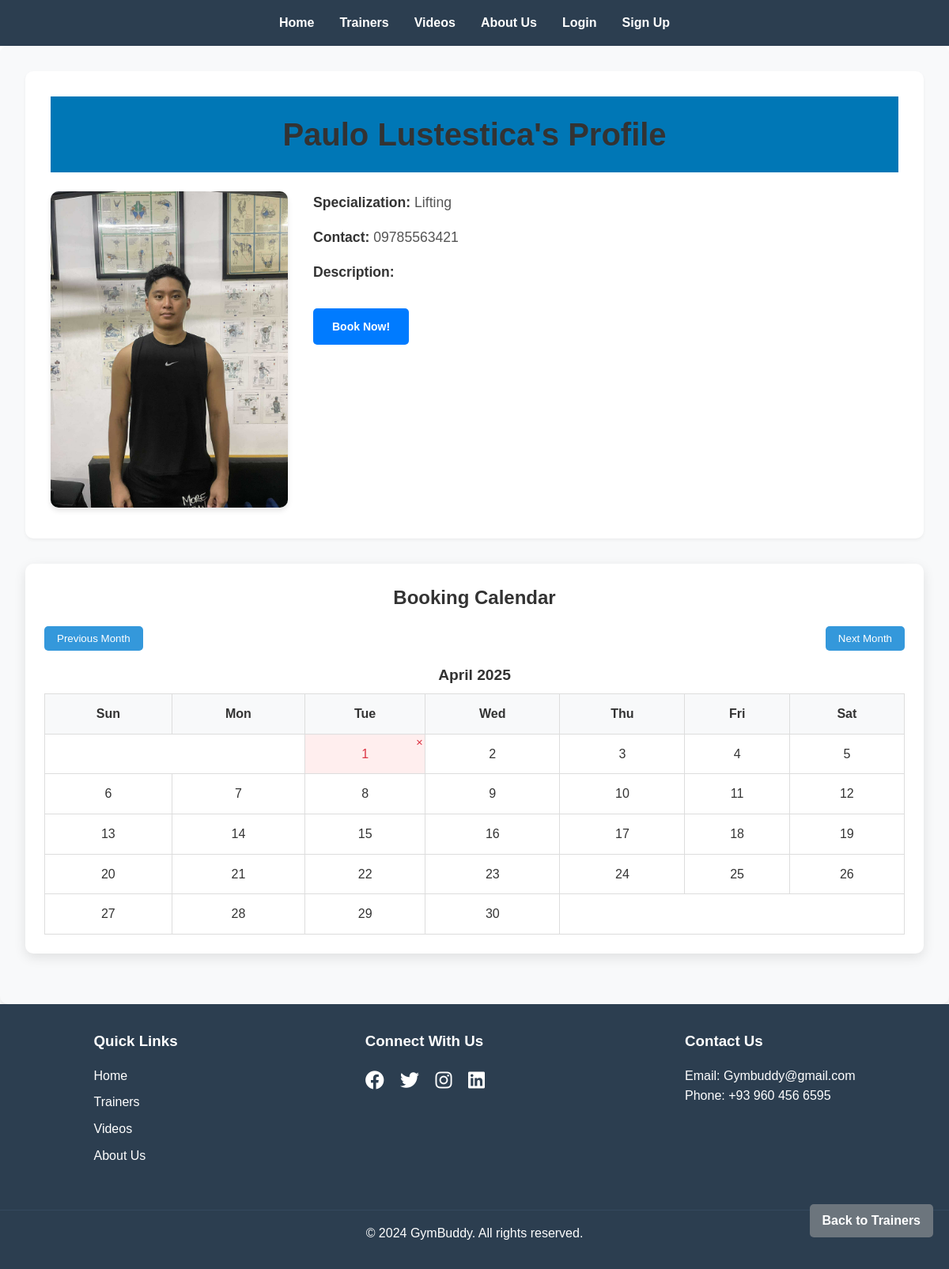
Page /trainer_profile.php?trainer_id=14 on the committed database.
### tables this page shows
CREATE TABLE `trainers` (
  `id` int(11) NOT NULL,
  `name` varchar(100) NOT NULL,
  `description` text DEFAULT NULL,
  `contact` varchar(50) DEFAULT NULL,
  `image_url` varchar(255) DEFAULT NULL,
  `specialization` varchar(255) DEFAULT NULL
);

### trainer_profile.php (the view, shortened to what this page needs)
<?php
include 'php/config.php';
$trainer_id = $_GET['trainer_id'];
$sql = "SELECT * FROM trainers WHERE id = ?";
$stmt = $pdo->prepare($sql);
$stmt->execute([$trainer_id]);
$trainer = $stmt->fetch();
?>
<!DOCTYPE html>
<html lang="en">
<head>
    <link rel="stylesheet" href="css/style.css">
    <link rel="stylesheet" href="css/trainer_profile.css">
    <link rel="stylesheet" href="https://cdnjs.cloudflare.com/ajax/libs/font-awesome/6.1.1/css/all.min.css">
    <link rel="stylesheet" href="css/calendar.css">
</head>
<body>
    <header>
        <nav>
            <ul>
                <li><a href="index.php">Home</a></li>
                <li><a href="trainers.php">Trainers</a></li>
                <li><a href="videos.php">Videos</a></li>
                <li><a href="about.php">About Us</a></li>
                <?php if(isset($_SESSION['user_id'])): ?>
                    <?php if(isset($_SESSION['user_role']) && $_SESSION['user_role'] === 'admin'): ?>
                        <li><a href="php/admin_dashboard.php">Admin Dashboard</a></li>
                    <?php elseif(isset($_SESSION['user_role']) && $_SESSION['user_role'] === 'trainer'): ?>
                        <li><a href="php/trainer_dashboard.php">Trainer Dashboard</a></li>
                    <?php elseif(isset($_SESSION['user_role']) && $_SESSION['user_role'] === 'user'): ?>
                        <li><a href="php/user_dashboard.php">My Bookings</a></li>
                    <?php endif; ?>
                    <li><a href="php/logout.php">Logout</a></li>
                <?php else: ?>
                    <li><a href="php/login.php">Login</a></li>
                    <li><a href="php/signup.php">Sign Up</a></li>
                <?php endif; ?>
            </ul>
        </nav>
    </header>
    <main class="trainer-profile-page">
        <div class="trainer-profile">
            <h1 class="heading"><?php echo htmlspecialchars($trainer['name']); ?>'s Profile</h1>
            <div class="trainer-info">
                <div class="trainer-image">
                    <img src="uploads/<?php echo htmlspecialchars($trainer['image_url']); ?>" alt="<?php echo htmlspecialchars($trainer['name']); ?>">
                </div>
                <div class="trainer-details">
                    <p><strong>Specialization:</strong> <?php echo htmlspecialchars($trainer['specialization']); ?></p>
                    <p><strong>Contact:</strong> <?php echo htmlspecialchars($trainer['contact']); ?></p>
                    <p><strong>Description:</strong> <?php echo htmlspecialchars($trainer['description']); ?></p>
                    <a href="booking.php?trainer_id=<?php echo $trainer['id']; ?>" class="btn book-now">Book Now!</a>
                </div>
            </div>
        </div>
        <?php
        $sql = "SELECT date FROM bookings WHERE trainer_id = ? AND status = 'confirmed'";
        $stmt = $pdo->prepare($sql);
        $stmt->execute([$trainer_id]);
        $confirmed_dates = $stmt->fetchAll(PDO::FETCH_COLUMN);
        function generateCalendar($year, $month, $confirmed_dates) {
            $calendar = "";
            $daysOfWeek = array('Sun', 'Mon', 'Tue', 'Wed', 'Thu', 'Fri', 'Sat');
            $firstDayOfMonth = mktime(0,0,0,$month,1,$year);
            $numberDays = date('t', $firstDayOfMonth);
            $dateComponents = getdate($firstDayOfMonth);
            $monthName = $dateComponents['month'];
            $dayOfWeek = $dateComponents['wday'];
            $calendar .= "<table class='calendar'>";
            $calendar .= "<caption>$monthName $year</caption>";
            $calendar .= "<tr>";
            foreach($daysOfWeek as $day) {
                $calendar .= "<th class='header'>$day</th>";
            }
            $calendar .= "</tr><tr>";
            $currentDay = 1;
            if ($dayOfWeek > 0) {
                $calendar .= "<td colspan='$dayOfWeek'>&nbsp;</td>";
            }
            $month = str_pad($month, 2, "0", STR_PAD_LEFT);
            while ($currentDay <= $numberDays) {
                if ($dayOfWeek == 7) {
                    $dayOfWeek = 0;
                    $calendar .= "</tr><tr>";
                }
                $currentDayRel = str_pad($currentDay, 2, "0", STR_PAD_LEFT);
                $date = "$year-$month-$currentDayRel";
                if (in_array($date, $confirmed_dates)) {
                    $calendar .= "<td class='day confirmed' data-date='$date'>$currentDay</td>";
                } else {
                    $calendar .= "<td class='day'>$currentDay</td>";
                }
                $currentDay++;
                $dayOfWeek++;
            }
            if ($dayOfWeek != 7) {
                $remainingDays = 7 - $dayOfWeek;
                $calendar .= "<td colspan='$remainingDays'>&nbsp;</td>";
            }
            $calendar .= "</tr>";
            $calendar .= "</table>";
            return $calendar;
        }
        ?>
        <div class="calendar-section">
            <h2>Booking Calendar</h2>
            <div class="calendar-controls">
                <button id="prevMonth">Previous Month</button>
                <button id="nextMonth">Next Month</button>
            </div>
            <div id="calendar">
                <?php
                $current_year = date('Y');
                $current_month = date('m');
                echo generateCalendar($current_year, $current_month, $confirmed_dates);
                ?>
            </div>
        </div>
    </main>
    <footer>
        <div class="footer-content">
            <div class="footer-section">
                <h3>Quick Links</h3>
                <ul>
                    <li><a href="index.php">Home</a></li>
                    <li><a href="trainers.php">Trainers</a></li>
                    <li><a href="videos.php">Videos</a></li>
                    <li><a href="about.php">About Us</a></li>
                </ul>
            </div>
            <div class="footer-section">
                <h3>Connect With Us</h3>
                <div class="social-icons">
                    <a href="#"><i class="fab fa-facebook"></i></a>
                    <a href="#"><i class="fab fa-twitter"></i></a>
                    <a href="#"><i class="fab fa-instagram"></i></a>
                    <a href="#"><i class="fab fa-linkedin"></i></a>
                </div>
            </div>
            <div class="footer-section">
                <h3>Contact Us</h3>
                <p>Email: Gymbuddy@gmail.com</p>
                <p>Phone: +93 960 456 6595</p>
            </div>
        </div>
        <div class="footer-bottom">
            <p>&copy; 2024 GymBuddy. All rights reserved.</p>
        </div>
    </footer>
    <a href="trainers.php" class="back-to-home">Back to Trainers</a>
</body>
</html>

### css/style.css (style rules this page uses)
* { margin: 0; padding: 0; box-sizing: border-box; }
body { font-family: Arial, sans-serif; line-height: 1.6; color: #333; }
header { background-color: #2c3e50; color: #fff; padding: 1rem 0; }
nav ul { list-style-type: none; display: flex; justify-content: center; }
nav ul li { margin: 0 1rem; }
nav ul li a { color: #fff; text-decoration: none; font-weight: bold; }
.heading { text-align: center; font-size: 3rem; color:white; padding:1rem; background: #0077b6; }
footer { background-color: #2c3e50; color: #fff; padding: 2rem 0; }
.footer-content { display: flex; justify-content: space-around; flex-wrap: wrap; }
.footer-section { margin-bottom: 1rem; }
.footer-section h3 { margin-bottom: 1rem; }
.footer-section ul { list-style-type: none; }
.footer-section ul li { margin-bottom: 0.5rem; }
.footer-section ul li a { color: #fff; text-decoration: none; }
.social-icons a { color: #fff; font-size: 1.5rem; margin-right: 1rem; }
.footer-bottom { text-align: center; margin-top: 2rem; padding-top: 1rem; border-top: 1px solid #34495e; }
.back-to-home { position: fixed; bottom: 20px; right: 20px; background-color: #3498db; color: #fff; padding: 10px 15px; text-decoration: none; border-radius: 5px; font-weight: bold; }
.book-now { display: inline-block; background-color: #3498db; color: #fff; padding: 0.5rem 1rem; text-decoration: none; border-radius: 5px; margin: 1rem 0; transition: background-color 0.3s ease; }
.btn { display: inline-block; padding: 0.3rem 0.8rem; border: none; border-radius: 3px; cursor: pointer; font-size: 14px; text-decoration: none; transition: background-color 0.3s; }
.back-to-home { display: block; text-align: center; margin: 20px auto; color: #ffffff; text-decoration: none; }

### css/trainer_profile.css (style rules this page uses)
.trainer-profile-page { max-width: 1200px; margin: 0 auto; padding: 2rem; background-color: #f8f9fa; border-radius: 10px; box-shadow: 0 4px 6px rgba(0, 0, 0, 0.1); }
.trainer-profile { background-color: #ffffff; border-radius: 10px; padding: 2rem; margin-bottom: 2rem; box-shadow: 0 2px 4px rgba(0, 0, 0, 0.05); }
.heading { font-size: 2.5rem; color: #333; margin-bottom: 1.5rem; text-align: center; }
.trainer-info { display: flex; flex-wrap: wrap; gap: 2rem; align-items: flex-start; }
.trainer-image { flex: 0 0 300px; }
.trainer-image img { width: 100%; height: auto; border-radius: 10px; box-shadow: 0 4px 6px rgba(0, 0, 0, 0.1); }
.trainer-details { flex: 1; min-width: 300px; }
.trainer-details p { margin-bottom: 1rem; font-size: 1.1rem; color: #555; }
.trainer-details strong { color: #333; font-weight: 600; }
.btn.book-now { display: inline-block; background-color: #007bff; color: #fff; padding: 0.75rem 1.5rem; border-radius: 5px; text-decoration: none; font-weight: 600; transition: background-color 0.3s ease; }
table { width: 100%; border-collapse: collapse; margin-top: 1rem; }
th, td { padding: 0.75rem; text-align: left; border-bottom: 1px solid #dee2e6; }
th { background-color: #f8f9fa; font-weight: 600; color: #333; }
.back-to-home { display: inline-block; margin-top: 2rem; padding: 0.5rem 1rem; background-color: #6c757d; color: #fff; text-decoration: none; border-radius: 5px; transition: background-color 0.3s ease; }

### css/calendar.css (style rules this page uses)
.calendar-section { margin: 2rem 0; padding: 1.5rem; background-color: #fff; border-radius: 10px; box-shadow: 0 5px 15px rgba(0, 0, 0, 0.1); }
.calendar-section h2 { text-align: center; margin-bottom: 1rem; color: #333; }
.calendar-controls { display: flex; justify-content: space-between; align-items: center; margin-bottom: 1rem; }
.calendar-controls button { background-color: #3498db; color: white; border: none; padding: 0.5rem 1rem; border-radius: 5px; cursor: pointer; transition: background-color 0.3s; }
.calendar { width: 100%; border-collapse: collapse; margin-top: 1rem; }
.calendar caption { font-size: 1.2rem; font-weight: bold; margin-bottom: 0.5rem; color: #333; }
.calendar th { background-color: #f8f9fa; padding: 0.75rem; text-align: center; border: 1px solid #ddd; }
.calendar td { padding: 0.75rem; text-align: center; border: 1px solid #ddd; }
.calendar .day { cursor: pointer; transition: background-color 0.3s; }
.calendar .confirmed { background-color: #ffeeee; color: #dc3545; position: relative; cursor: help; }
.calendar .confirmed::after { content: "✕"; position: absolute; top: 2px; right: 2px; font-size: 0.7rem; color: #dc3545; }

### rows in the picture
trainers: name "Paulo Lustestica", image_url (picture), specialization "Lifting", contact "09785563421"

### other values in the picture
$monthName "April"
$day "Sun"
$day "Mon"
$day "Tue"
$day "Wed"
$day "Thu"
$day "Fri"
$day "Sat"
